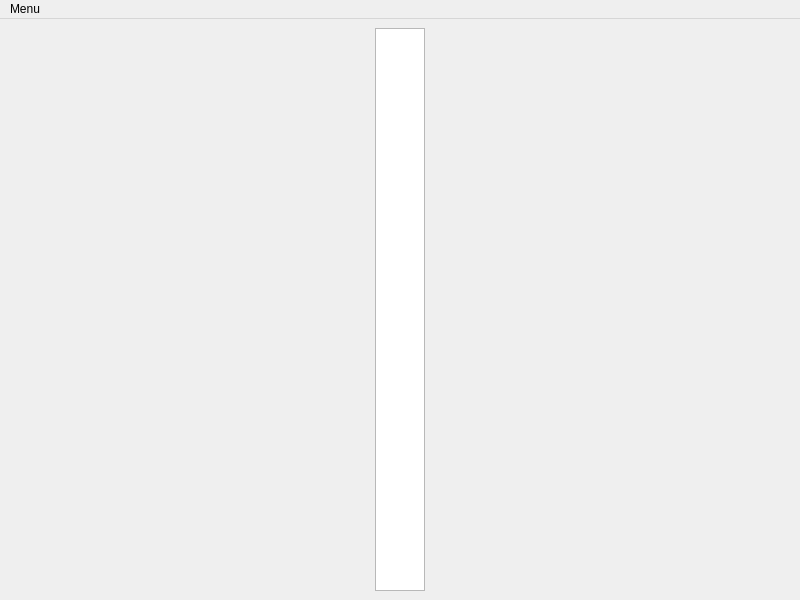
<?xml version="1.0" encoding="UTF-8"?>
<ui version="4.0">
 <class>Main_window</class>
 <widget class="QMainWindow" name="Main_window">
  <property name="geometry">
   <rect>
    <x>0</x>
    <y>0</y>
    <width>800</width>
    <height>600</height>
   </rect>
  </property>
  <property name="windowTitle">
   <string>Discordpp</string>
  </property>
  <widget class="QWidget" name="centralwidget">
   <layout class="QHBoxLayout" name="horizontalLayout">
    <item>
     <widget class="QListWidget" name="serverList">
      <property name="maximumSize">
       <size>
        <width>50</width>
        <height>16777215</height>
       </size>
      </property>
     </widget>
    </item>
   </layout>
  </widget>
  <widget class="QMenuBar" name="menubar">
   <property name="geometry">
    <rect>
     <x>0</x>
     <y>0</y>
     <width>800</width>
     <height>20</height>
    </rect>
   </property>
   <widget class="QMenu" name="menu_Menu">
    <property name="title">
     <string>Menu</string>
    </property>
    <addaction name="actionTodo_2"/>
   </widget>
   <addaction name="menu_Menu"/>
  </widget>
  <action name="actionTodo">
   <property name="enabled">
    <bool>false</bool>
   </property>
   <property name="text">
    <string>Todo</string>
   </property>
  </action>
  <action name="actionTodo_2">
   <property name="text">
    <string>Todo</string>
   </property>
  </action>
 </widget>
 <resources/>
 <connections/>
</ui>
